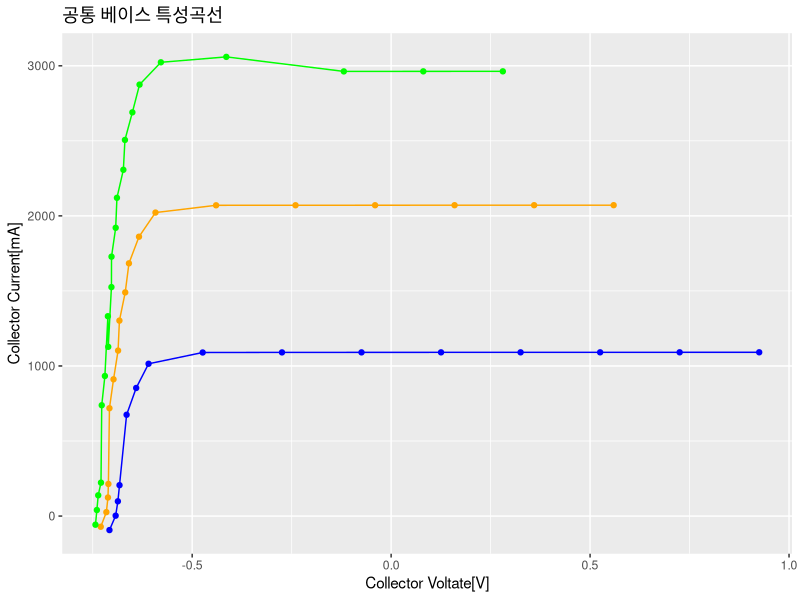
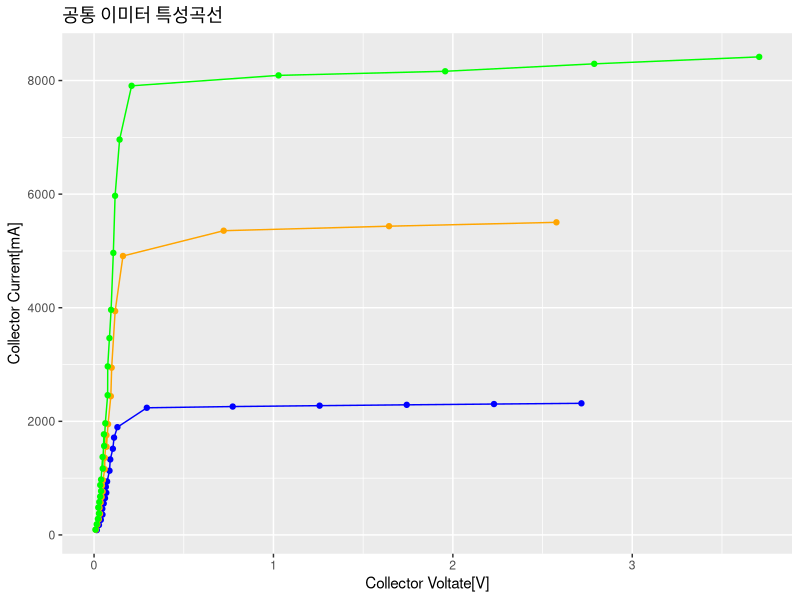

Write R code to recreate these figures, in order.
library(tidyverse)

basedat <- read_csv("electronic_week4_base.csv",col_names = F)
emmdat <- read_csv("electronic_week4_emitter.csv",col_names = F)

basetidy <- basedat %>%
  filter(!is.na(X1)) %>%
  mutate(emcurr=X1,cvolt = ifelse(X1==1,X8,X7),ccurr = ifelse(X1==1,X9,X8)) %>%
  select(emcurr,cvolt,ccurr) %>%
  arrange(emcurr,cvolt)

ggplot(mapping=aes(cvolt,ccurr))+
  geom_point(data=filter(basetidy,emcurr==1),color="blue")+
  geom_path(data=filter(basetidy,emcurr==1),color="blue")+
  geom_point(data=filter(basetidy,emcurr==2),color="orange")+
  geom_path(data=filter(basetidy,emcurr==2),color="orange")+
  geom_point(data=filter(basetidy,emcurr==3),color="green")+
  geom_path(data=filter(basetidy,emcurr==3),color="green")+
  labs(x="Collector Voltate[V]",y="Collector Current[mA]",title=element_text("공통 베이스 특성곡선"))


emmtidy <- emmdat %>%
  filter(!is.na(X1)) %>%
  mutate(bacurr=X1,cvolt = X7,ccurr = X8) %>%
  select(bacurr,cvolt,ccurr) %>%
  filter(!is.na(cvolt)) %>%
  arrange(bacurr,cvolt)

emmtidy <- emmtidy[-59,]

ggplot(mapping=aes(cvolt,ccurr))+
  geom_point(data=filter(emmtidy,bacurr==10),color="blue")+
  geom_path(data=filter(emmtidy,bacurr==10),color="blue")+
  geom_point(data=filter(emmtidy,bacurr==20),color="orange")+
  geom_path(data=filter(emmtidy,bacurr==20),color="orange")+
  geom_point(data=filter(emmtidy,bacurr==30),color="green")+
  geom_path(data=filter(emmtidy,bacurr==30),color="green")+
  labs(x="Collector Voltate[V]",y="Collector Current[mA]",title=element_text("공통 이미터 특성곡선"))
